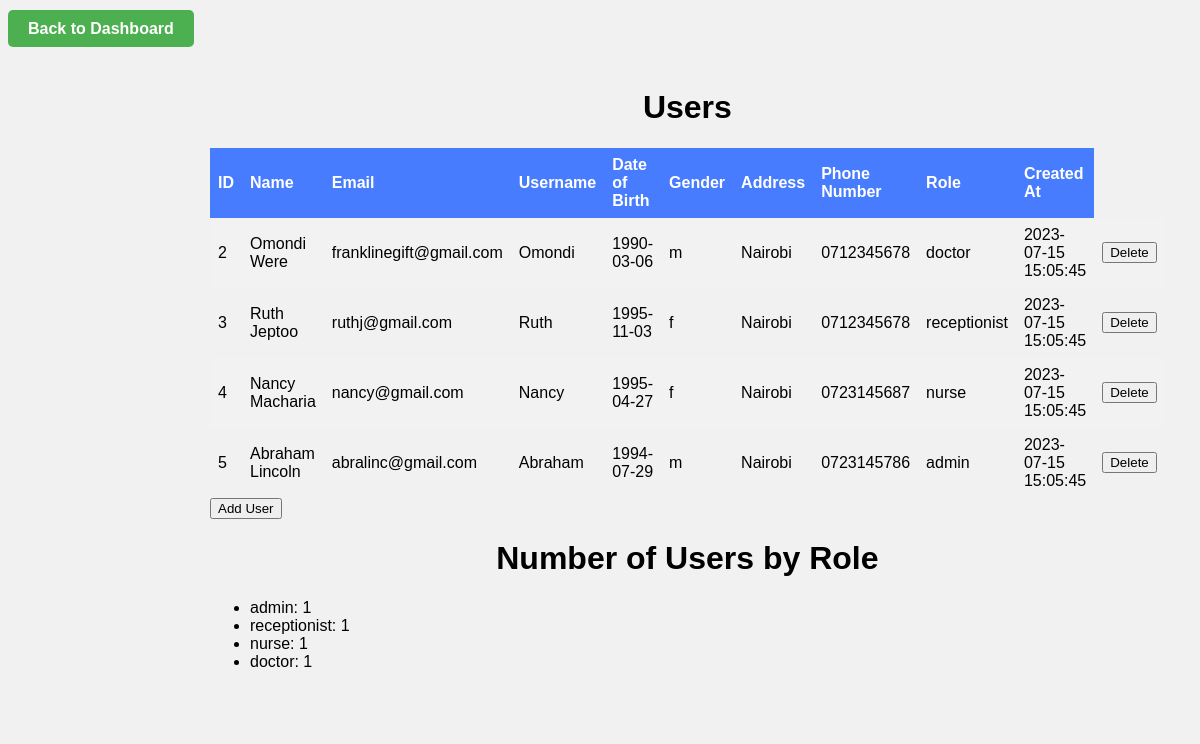
/users.php, run on an earlier commit of the app's database.
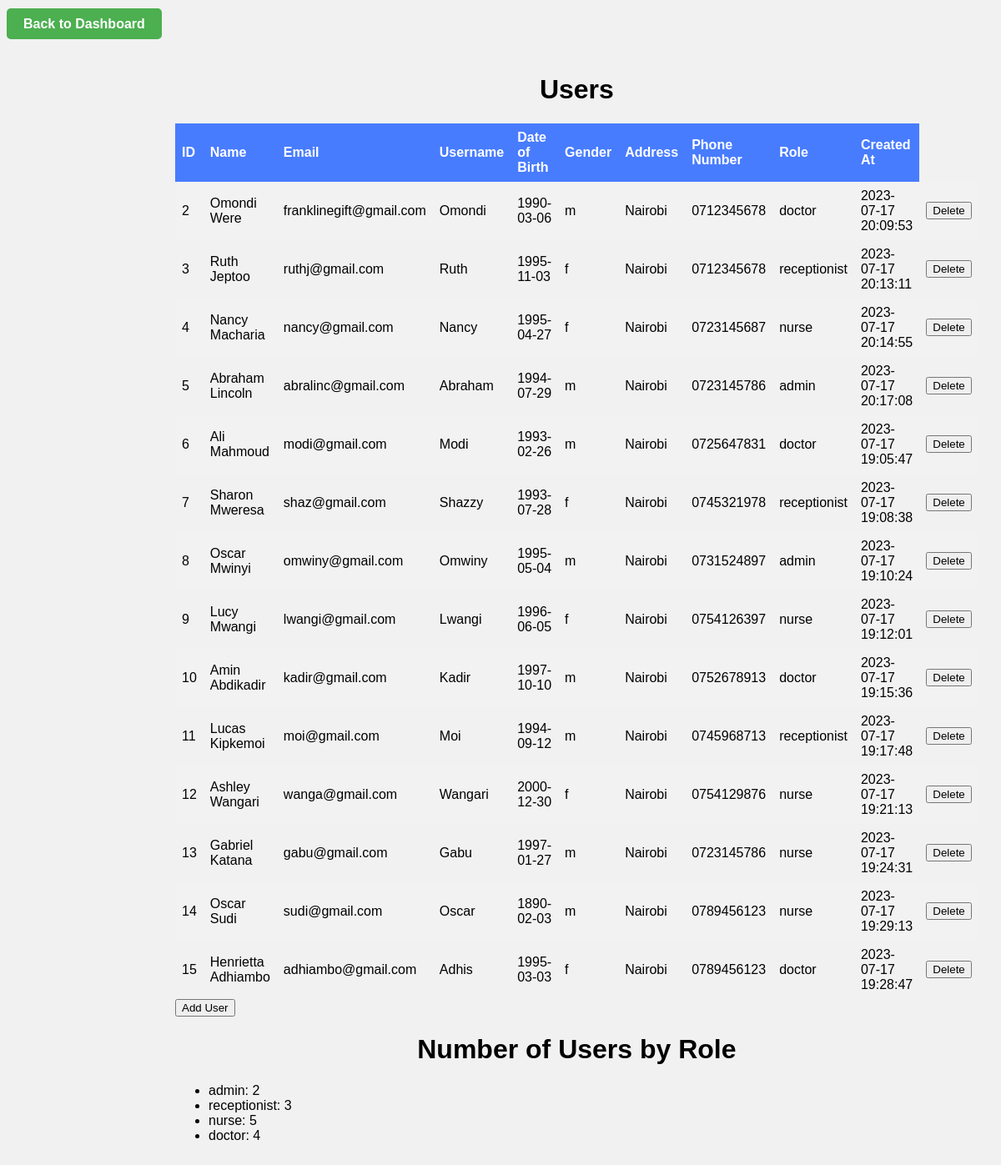
And on a later commit of the database.
### tables this page shows
CREATE TABLE `users` (
  `user_id` int(11) NOT NULL,
  `first_name` varchar(50) NOT NULL,
  `last_name` varchar(50) NOT NULL,
  `user_name` varchar(50) NOT NULL,
  `email` varchar(50) NOT NULL,
  `password` varchar(255) NOT NULL,
  `confirm_password` varchar(255) NOT NULL,
  `dob` date NOT NULL,
  `gender` varchar(1) NOT NULL,
  `address` varchar(50) NOT NULL,
  `phone_number` varchar(50) NOT NULL,
  `Role` enum('admin','receptionist','nurse','doctor') NOT NULL DEFAULT 'receptionist',
  `created_at` timestamp NOT NULL DEFAULT current_timestamp() ON UPDATE current_timestamp()
);

### users.php (the view, shortened to what this page needs)
<!DOCTYPE html>
<html>
<head>
</head>
<body>
    <div class="back">
        <a href="admin.php" class="back-button">Back to Dashboard</a>
    </div>
    <div class="dashboard">
        <div class="main-content">
            <h1>Users</h1>
            <?php
            require "connect.php";
            $sql = "SELECT * FROM users";
            $result = mysqli_query($conn, $sql);
            if (mysqli_num_rows($result) > 0) {
                echo "<table>";
                echo "<tr><th>ID</th><th>Name</th><th>Email</th><th>Username</th><th>Date of Birth</th><th>Gender</th><th>Address</th><th>Phone Number</th><th>Role</th><th>Created At</th></tr>";
                while ($row = mysqli_fetch_assoc($result)) {
                    echo "<tr>";
                    echo "<td>" . $row["user_id"] . "</td>";
                    echo "<td>" . $row["first_name"] . ' ' .  $row["last_name"] . "</td>";
                    echo "<td>" . $row["email"] . "</td>";
                    echo "<td>" . $row["user_name"] . "</td>";
                    echo "<td>" . $row["dob"] . "</td>";
                    echo "<td>" . $row["gender"] . "</td>";
                    echo "<td>" . $row["address"] . "</td>";
                    echo "<td>" . $row["phone_number"] . "</td>";
                    echo "<td>" . $row["Role"] . "</td>";
                    echo "<td  colspan='10'>" . $row["created_at"] . "</td>";
                    echo '<td>';
                    echo '<form method="POST">';
                    echo '<button type="submit">Delete</button>';
                    echo '</form>';
                    echo '</td>';
                    echo "</tr>";
                }
                echo "</table>";
            } else {
                echo "No users found.";
            }
            ?>
            <button onclick="toggleUserForm()">Add User</button>
            <?php
            require "connect.php";
            $query = "SELECT Role, COUNT(*) as user_count FROM users GROUP BY Role";
            $result = mysqli_query($conn, $query);
            echo "<h1>Number of Users by Role</h1>";
            echo "<ul>";
            while ($row = mysqli_fetch_assoc($result)) {
                echo "<li>" . htmlspecialchars($row["Role"]) . ": " . htmlspecialchars($row["user_count"]) . "</li>";
            }
            echo "</ul>";
            ?>
        </div>
    </div>
</body>
</html>

### users.php (style rules this page uses)
body { font-family: Verdana, Geneva, Tahoma, sans-serif; background-color: #f1f1f1; }
.dashboard { display: flex; max-width: 800px; margin: 0 auto; padding: 20px; background-color: #f1f1f1; border-radius: 5px; }
.main-content { flex-basis: calc(100% - 200px); padding: 10px; }
h1 { text-align: center; }
table { border-collapse: collapse; width: 100%; }
th, td { text-align: left; padding: 8px; }
tr:nth-child(even) { background-color: #f2f2f2; }
th { background-color: #487cff; color: white; }
.back { margin-top: 20px; }
.back-button { padding: 10px 20px; background-color: #4CAF50; color: white; border: none; text-decoration: none; font-weight: bold; border-radius: 5px; }

What changed in the data, as far as the page shows it:
changed users "Omondi": created_at "2023-07-15 15:05:45" → "2023-07-17 20:09:53"
changed users "Ruth": created_at "2023-07-15 15:05:45" → "2023-07-17 20:13:11"
changed users "Nancy": created_at "2023-07-15 15:05:45" → "2023-07-17 20:14:55"
changed users "Abraham": created_at "2023-07-15 15:05:45" → "2023-07-17 20:17:08"
added users: user_id "6", first_name "Ali", last_name "Mahmoud", email "modi@gmail.com", user_name "Modi", dob "1993-02-26", gender "m", address "Nairobi", phone_number "0725647831", Role "doctor", created_at "2023-07-17 19:05:47"
added users: user_id "7", first_name "Sharon", last_name "Mweresa", email "shaz@gmail.com", user_name "Shazzy", dob "1993-07-28", gender "f", address "Nairobi", phone_number "0745321978", Role "receptionist", created_at "2023-07-17 19:08:38"
added users: user_id "8", first_name "Oscar", last_name "Mwinyi", email "omwiny@gmail.com", user_name "Omwiny", dob "1995-05-04", gender "m", address "Nairobi", phone_number "0731524897", Role "admin", created_at "2023-07-17 19:10:24"
added users: user_id "9", first_name "Lucy", last_name "Mwangi", email "lwangi@gmail.com", user_name "Lwangi", dob "1996-06-05", gender "f", address "Nairobi", phone_number "0754126397", Role "nurse", created_at "2023-07-17 19:12:01"
added users: user_id "10", first_name "Amin", last_name "Abdikadir", email "kadir@gmail.com", user_name "Kadir", dob "1997-10-10", gender "m", address "Nairobi", phone_number "0752678913", Role "doctor", created_at "2023-07-17 19:15:36"
added users: user_id "11", first_name "Lucas", last_name "Kipkemoi", email "moi@gmail.com", user_name "Moi", dob "1994-09-12", gender "m", address "Nairobi", phone_number "0745968713", Role "receptionist", created_at "2023-07-17 19:17:48"
added users: user_id "12", first_name "Ashley", last_name "Wangari", email "wanga@gmail.com", user_name "Wangari", dob "2000-12-30", gender "f", address "Nairobi", phone_number "0754129876", Role "nurse", created_at "2023-07-17 19:21:13"
added users: user_id "13", first_name "Gabriel", last_name "Katana", email "gabu@gmail.com", user_name "Gabu", dob "1997-01-27", gender "m", address "Nairobi", phone_number "0723145786", Role "nurse", created_at "2023-07-17 19:24:31"
added users: user_id "14", first_name "Oscar", last_name "Sudi", email "sudi@gmail.com", user_name "Oscar", dob "1890-02-03", gender "m", address "Nairobi", phone_number "0789456123", Role "nurse", created_at "2023-07-17 19:29:13"
added users: user_id "15", first_name "Henrietta", last_name "Adhiambo", email "adhiambo@gmail.com", user_name "Adhis", dob "1995-03-03", gender "f", address "Nairobi", phone_number "0789456123", Role "doctor", created_at "2023-07-17 19:28:47"
Also different on the page:
new list line: "admin : 2"
new list line: "receptionist : 3"
new list line: "nurse : 5"
new list line: "doctor : 4"
list line gone: "admin : 1"
list line gone: "receptionist : 1"
list line gone: "nurse : 1"
list line gone: "doctor : 1"
